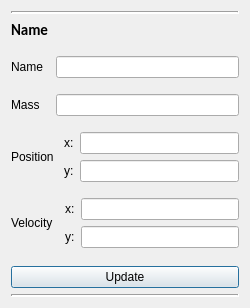
<?xml version="1.0" encoding="UTF-8"?>
<ui version="4.0">
 <class>Form</class>
 <widget class="QWidget" name="Form">
  <property name="geometry">
   <rect>
    <x>0</x>
    <y>0</y>
    <width>250</width>
    <height>308</height>
   </rect>
  </property>
  <property name="sizePolicy">
   <sizepolicy hsizetype="Minimum" vsizetype="Minimum">
    <horstretch>0</horstretch>
    <verstretch>0</verstretch>
   </sizepolicy>
  </property>
  <property name="minimumSize">
   <size>
    <width>250</width>
    <height>0</height>
   </size>
  </property>
  <property name="windowTitle">
   <string>Form</string>
  </property>
  <layout class="QHBoxLayout" name="horizontalLayout_2">
   <item>
    <layout class="QVBoxLayout" name="container">
     <item>
      <widget class="Line" name="line_2">
       <property name="lineWidth">
        <number>2</number>
       </property>
       <property name="orientation">
        <enum>Qt::Horizontal</enum>
       </property>
      </widget>
     </item>
     <item>
      <layout class="QHBoxLayout" name="title_layout">
       <property name="spacing">
        <number>0</number>
       </property>
       <item>
        <widget class="QLabel" name="title">
         <property name="sizePolicy">
          <sizepolicy hsizetype="Preferred" vsizetype="Fixed">
           <horstretch>0</horstretch>
           <verstretch>0</verstretch>
          </sizepolicy>
         </property>
         <property name="font">
          <font>
           <family>Calibri</family>
           <pointsize>11</pointsize>
           <weight>75</weight>
           <bold>true</bold>
          </font>
         </property>
         <property name="text">
          <string>Name</string>
         </property>
         <property name="alignment">
          <set>Qt::AlignLeading|Qt::AlignLeft|Qt::AlignVCenter</set>
         </property>
        </widget>
       </item>
      </layout>
     </item>
     <item>
      <layout class="QVBoxLayout" name="input">
       <item>
        <layout class="QHBoxLayout" name="name_layout">
         <item>
          <widget class="QLabel" name="NameTitle">
           <property name="text">
            <string>Name</string>
           </property>
          </widget>
         </item>
         <item>
          <spacer name="horizontalSpacer_2">
           <property name="orientation">
            <enum>Qt::Horizontal</enum>
           </property>
           <property name="sizeType">
            <enum>QSizePolicy::Minimum</enum>
           </property>
           <property name="sizeHint" stdset="0">
            <size>
             <width>7</width>
             <height>20</height>
            </size>
           </property>
          </spacer>
         </item>
         <item>
          <widget class="QLineEdit" name="name">
           <property name="readOnly">
            <bool>true</bool>
           </property>
          </widget>
         </item>
        </layout>
       </item>
       <item>
        <layout class="QHBoxLayout" name="mass_layout">
         <item>
          <widget class="QLabel" name="Mass">
           <property name="text">
            <string>Mass</string>
           </property>
          </widget>
         </item>
         <item>
          <spacer name="horizontalSpacer">
           <property name="orientation">
            <enum>Qt::Horizontal</enum>
           </property>
           <property name="sizeType">
            <enum>QSizePolicy::Minimum</enum>
           </property>
           <property name="sizeHint" stdset="0">
            <size>
             <width>10</width>
             <height>20</height>
            </size>
           </property>
          </spacer>
         </item>
         <item>
          <widget class="QLineEdit" name="mass">
           <property name="readOnly">
            <bool>true</bool>
           </property>
          </widget>
         </item>
        </layout>
       </item>
       <item>
        <layout class="QHBoxLayout" name="pos_layout">
         <item>
          <widget class="QLabel" name="label">
           <property name="sizePolicy">
            <sizepolicy hsizetype="Minimum" vsizetype="Minimum">
             <horstretch>0</horstretch>
             <verstretch>0</verstretch>
            </sizepolicy>
           </property>
           <property name="text">
            <string>Position</string>
           </property>
           <property name="alignment">
            <set>Qt::AlignLeading|Qt::AlignLeft|Qt::AlignVCenter</set>
           </property>
           <property name="margin">
            <number>1</number>
           </property>
           <property name="indent">
            <number>0</number>
           </property>
          </widget>
         </item>
         <item>
          <spacer name="horizontalSpacer_3">
           <property name="orientation">
            <enum>Qt::Horizontal</enum>
           </property>
           <property name="sizeType">
            <enum>QSizePolicy::Minimum</enum>
           </property>
           <property name="sizeHint" stdset="0">
            <size>
             <width>4</width>
             <height>20</height>
            </size>
           </property>
          </spacer>
         </item>
         <item>
          <layout class="QVBoxLayout" name="verticalLayout">
           <item>
            <layout class="QHBoxLayout" name="horizontalLayout">
             <item>
              <widget class="QLabel" name="label_2">
               <property name="text">
                <string>x:</string>
               </property>
              </widget>
             </item>
             <item>
              <widget class="QLineEdit" name="posX">
               <property name="readOnly">
                <bool>true</bool>
               </property>
              </widget>
             </item>
            </layout>
           </item>
           <item>
            <layout class="QHBoxLayout" name="horizontalLayout_5">
             <item>
              <widget class="QLabel" name="label_3">
               <property name="text">
                <string>y:</string>
               </property>
              </widget>
             </item>
             <item>
              <widget class="QLineEdit" name="posY">
               <property name="readOnly">
                <bool>true</bool>
               </property>
              </widget>
             </item>
            </layout>
           </item>
          </layout>
         </item>
        </layout>
       </item>
       <item>
        <layout class="QHBoxLayout" name="vel_layout">
         <item>
          <widget class="QLabel" name="label_4">
           <property name="sizePolicy">
            <sizepolicy hsizetype="Minimum" vsizetype="Preferred">
             <horstretch>0</horstretch>
             <verstretch>0</verstretch>
            </sizepolicy>
           </property>
           <property name="text">
            <string>Velocity</string>
           </property>
          </widget>
         </item>
         <item>
          <spacer name="horizontalSpacer_4">
           <property name="orientation">
            <enum>Qt::Horizontal</enum>
           </property>
           <property name="sizeType">
            <enum>QSizePolicy::Minimum</enum>
           </property>
           <property name="sizeHint" stdset="0">
            <size>
             <width>6</width>
             <height>20</height>
            </size>
           </property>
          </spacer>
         </item>
         <item>
          <layout class="QVBoxLayout" name="verticalLayout_2">
           <item>
            <layout class="QHBoxLayout" name="horizontalLayout_6">
             <item>
              <widget class="QLabel" name="label_5">
               <property name="text">
                <string>x:</string>
               </property>
              </widget>
             </item>
             <item>
              <widget class="QLineEdit" name="velX">
               <property name="readOnly">
                <bool>true</bool>
               </property>
              </widget>
             </item>
            </layout>
           </item>
           <item>
            <layout class="QHBoxLayout" name="horizontalLayout_8">
             <item>
              <widget class="QLabel" name="label_6">
               <property name="text">
                <string>y:</string>
               </property>
              </widget>
             </item>
             <item>
              <widget class="QLineEdit" name="velY">
               <property name="readOnly">
                <bool>true</bool>
               </property>
              </widget>
             </item>
            </layout>
           </item>
          </layout>
         </item>
        </layout>
       </item>
       <item>
        <layout class="QHBoxLayout" name="horizontalLayout_9"/>
       </item>
      </layout>
     </item>
     <item>
      <layout class="QHBoxLayout" name="horizontalLayout_10">
       <item>
        <widget class="QPushButton" name="update">
         <property name="text">
          <string>Update</string>
         </property>
         <property name="default">
          <bool>true</bool>
         </property>
        </widget>
       </item>
      </layout>
     </item>
     <item>
      <widget class="Line" name="line">
       <property name="frameShadow">
        <enum>QFrame::Sunken</enum>
       </property>
       <property name="lineWidth">
        <number>2</number>
       </property>
       <property name="orientation">
        <enum>Qt::Horizontal</enum>
       </property>
      </widget>
     </item>
    </layout>
   </item>
  </layout>
 </widget>
 <resources/>
 <connections>
  <connection>
   <sender>name</sender>
   <signal>textChanged(QString)</signal>
   <receiver>title</receiver>
   <slot>setText(QString)</slot>
   <hints>
    <hint type="sourcelabel">
     <x>91</x>
     <y>47</y>
    </hint>
    <hint type="destinationlabel">
     <x>35</x>
     <y>22</y>
    </hint>
   </hints>
  </connection>
 </connections>
</ui>
